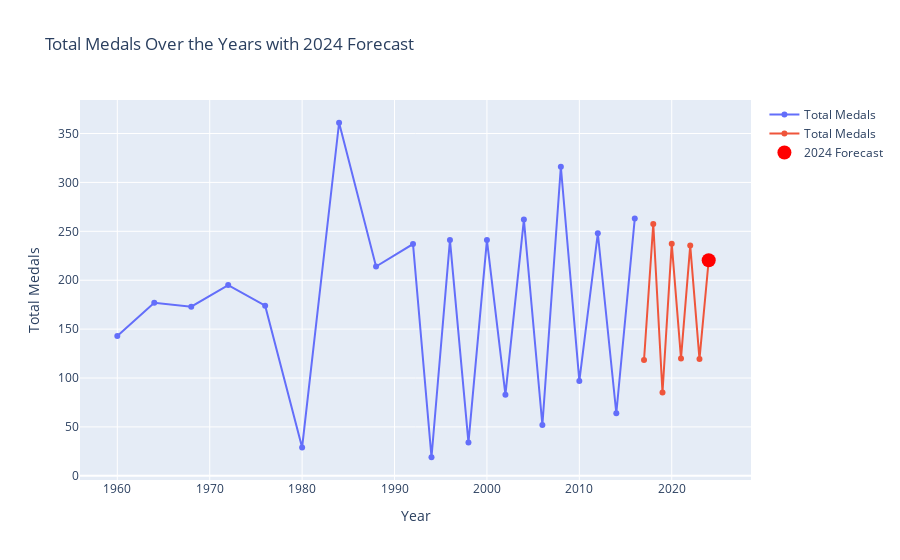
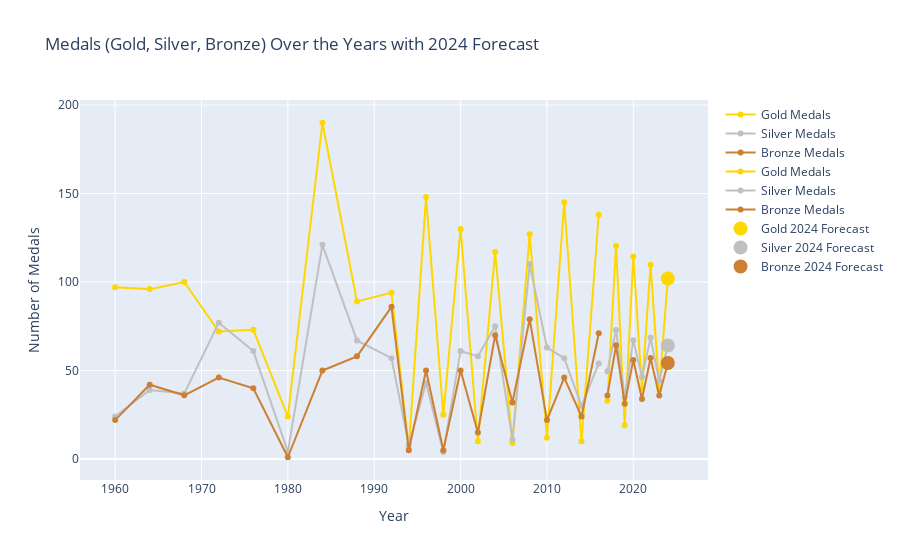
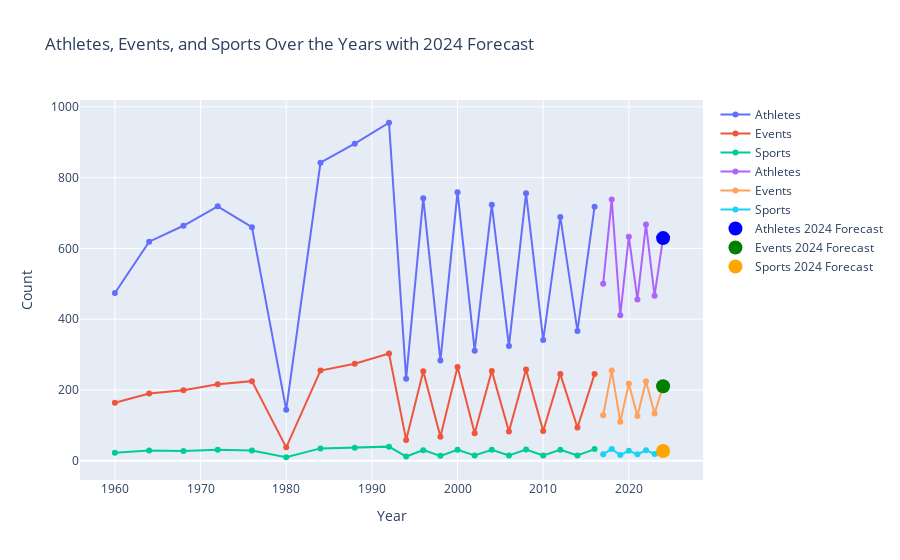

Write notebook code for charts like these, in order.
### Markdown cell above
## Visualizations for 2024 - USA

### Code cell
# Create traces for each plot
fig1 = go.Figure()
fig1.add_trace(go.Scatter(x=usa_data.index, y=usa_data['Total_Medals'], mode='lines+markers', name='Total Medals'))
fig1.add_trace(go.Scatter(x=forecast_df.index, y=forecast_df['Total_Medals'], mode='lines+markers', name='Total Medals'))
fig1.add_trace(go.Scatter(x=[forecast_df.index[-1]], y=[forecast_df['Total_Medals'].iloc[-1]], mode='markers', name='2024 Forecast', marker=dict(color='red', size=14)))
fig1.update_layout(title='Total Medals Over the Years with 2024 Forecast',
                   xaxis_title='Year',
                   yaxis_title='Total Medals')
fig1.show()

fig2 = go.Figure()
fig2.add_trace(go.Scatter(x=usa_data.index, y=usa_data['Gold'], mode='lines+markers', name='Gold Medals', line=dict(color='gold')))
fig2.add_trace(go.Scatter(x=usa_data.index, y=usa_data['Silver'], mode='lines+markers', name='Silver Medals', line=dict(color='silver')))
fig2.add_trace(go.Scatter(x=usa_data.index, y=usa_data['Bronze'], mode='lines+markers', name='Bronze Medals', line=dict(color='#CD7F32')))
fig2.add_trace(go.Scatter(x=forecast_df.index, y=forecast_df['Gold'], mode='lines+markers', name='Gold Medals', line=dict(color='gold')))
fig2.add_trace(go.Scatter(x=forecast_df.index, y=forecast_df['Silver'], mode='lines+markers', name='Silver Medals', line=dict(color='silver')))
fig2.add_trace(go.Scatter(x=forecast_df.index, y=forecast_df['Bronze'], mode='lines+markers', name='Bronze Medals', line=dict(color='#CD7F32')))
fig2.add_trace(go.Scatter(x=[forecast_df.index[-1]], y=[forecast_df['Gold'].iloc[-1]], mode='markers', name='Gold 2024 Forecast', marker=dict(color='gold', size=14)))
fig2.add_trace(go.Scatter(x=[forecast_df.index[-1]], y=[forecast_df['Silver'].iloc[-1]], mode='markers', name='Silver 2024 Forecast', marker=dict(color='silver', size=14)))
fig2.add_trace(go.Scatter(x=[forecast_df.index[-1]], y=[forecast_df['Bronze'].iloc[-1]], mode='markers', name='Bronze 2024 Forecast', marker=dict(color='#CD7F32', size=14)))
fig2.update_layout(title='Medals (Gold, Silver, Bronze) Over the Years with 2024 Forecast',
                   xaxis_title='Year',
                   yaxis_title='Number of Medals')
fig2.show()

fig3 = go.Figure()
fig3.add_trace(go.Scatter(x=usa_data.index, y=usa_data['Athletes'], mode='lines+markers', name='Athletes'))
fig3.add_trace(go.Scatter(x=usa_data.index, y=usa_data['Events'], mode='lines+markers', name='Events'))
fig3.add_trace(go.Scatter(x=usa_data.index, y=usa_data['Sports'], mode='lines+markers', name='Sports'))
fig3.add_trace(go.Scatter(x=forecast_df.index, y=forecast_df['Athletes'], mode='lines+markers', name='Athletes'))
fig3.add_trace(go.Scatter(x=forecast_df.index, y=forecast_df['Events'], mode='lines+markers', name='Events'))
fig3.add_trace(go.Scatter(x=forecast_df.index, y=forecast_df['Sports'], mode='lines+markers', name='Sports'))
fig3.add_trace(go.Scatter(x=[forecast_df.index[-1]], y=[forecast_df['Athletes'].iloc[-1]], mode='markers', name='Athletes 2024 Forecast', marker=dict(color='blue', size=14)))
fig3.add_trace(go.Scatter(x=[forecast_df.index[-1]], y=[forecast_df['Events'].iloc[-1]], mode='markers', name='Events 2024 Forecast', marker=dict(color='green', size=14)))
fig3.add_trace(go.Scatter(x=[forecast_df.index[-1]], y=[forecast_df['Sports'].iloc[-1]], mode='markers', name='Sports 2024 Forecast', marker=dict(color='orange', size=14)))
fig3.update_layout(title='Athletes, Events, and Sports Over the Years with 2024 Forecast',
                   xaxis_title='Year',
                   yaxis_title='Count')
fig3.show()

### Figure 1 — Plotly figure (JSON) as saved in the notebook; plotly's stock layout.template omitted (floating-point values rounded to 4 significant figures)
{"data": [{"mode": "lines+markers", "name": "Total Medals", "type": "scatter", "x": ["1960-01-01T00:00:00", "1964-01-01T00:00:00", "1968-01-01T00:00:00", "1972-01-01T00:00:00", "1976-01-01T00:00:00", "1980-01-01T00:00:00", "1984-01-01T00:00:00", "1988-01-01T00:00:00", "1992-01-01T00:00:00", "1994-01-01T00:00:00", "1996-01-01T00:00:00", "1998-01-01T00:00:00", "2000-01-01T00:00:00", "2002-01-01T00:00:00", "2004-01-01T00:00:00", "2006-01-01T00:00:00", "2008-01-01T00:00:00", "2010-01-01T00:00:00", "2012-01-01T00:00:00", "2014-01-01T00:00:00", "2016-01-01T00:00:00"], "y": [143, 177, 173, 195, 174, 29, 361, 214, 237, 19, 241, 34, 241, 83, 262, 52, 316, 97, 248, 64, 263]}, {"mode": "lines+markers", "name": "Total Medals", "type": "scatter", "x": ["2017-01-01", "2018-01-01", "2019-01-01", "2020-01-01", "2021-01-01", "2022-01-01", "2023-01-01", "2024-01-01"], "y": [118.4, 257.5, 85.19, 237.4, 120.0, 235.4, 119.4, 220.4]}, {"marker": {"color": "red", "size": 14}, "mode": "markers", "name": "2024 Forecast", "type": "scatter", "x": ["2024-01-01"], "y": [220.4]}], "layout": {"title": {"text": "Total Medals Over the Years with 2024 Forecast"}, "xaxis": {"title": {"text": "Year"}}, "yaxis": {"title": {"text": "Total Medals"}}}}

### Figure 2 — Plotly figure (JSON) as saved in the notebook; plotly's stock layout.template omitted (floating-point values rounded to 4 significant figures)
{"data": [{"line": {"color": "gold"}, "mode": "lines+markers", "name": "Gold Medals", "type": "scatter", "x": ["1960-01-01T00:00:00", "1964-01-01T00:00:00", "1968-01-01T00:00:00", "1972-01-01T00:00:00", "1976-01-01T00:00:00", "1980-01-01T00:00:00", "1984-01-01T00:00:00", "1988-01-01T00:00:00", "1992-01-01T00:00:00", "1994-01-01T00:00:00", "1996-01-01T00:00:00", "1998-01-01T00:00:00", "2000-01-01T00:00:00", "2002-01-01T00:00:00", "2004-01-01T00:00:00", "2006-01-01T00:00:00", "2008-01-01T00:00:00", "2010-01-01T00:00:00", "2012-01-01T00:00:00", "2014-01-01T00:00:00", "2016-01-01T00:00:00"], "y": [97, 96, 100, 72, 73, 24, 190, 89, 94, 6, 148, 25, 130, 10, 117, 9, 127, 12, 145, 10, 138]}, {"line": {"color": "silver"}, "mode": "lines+markers", "name": "Silver Medals", "type": "scatter", "x": ["1960-01-01T00:00:00", "1964-01-01T00:00:00", "1968-01-01T00:00:00", "1972-01-01T00:00:00", "1976-01-01T00:00:00", "1980-01-01T00:00:00", "1984-01-01T00:00:00", "1988-01-01T00:00:00", "1992-01-01T00:00:00", "1994-01-01T00:00:00", "1996-01-01T00:00:00", "1998-01-01T00:00:00", "2000-01-01T00:00:00", "2002-01-01T00:00:00", "2004-01-01T00:00:00", "2006-01-01T00:00:00", "2008-01-01T00:00:00", "2010-01-01T00:00:00", "2012-01-01T00:00:00", "2014-01-01T00:00:00", "2016-01-01T00:00:00"], "y": [24, 39, 37, 77, 61, 4, 121, 67, 57, 8, 43, 4, 61, 58, 75, 11, 110, 63, 57, 30, 54]}, {"line": {"color": "#CD7F32"}, "mode": "lines+markers", "name": "Bronze Medals", "type": "scatter", "x": ["1960-01-01T00:00:00", "1964-01-01T00:00:00", "1968-01-01T00:00:00", "1972-01-01T00:00:00", "1976-01-01T00:00:00", "1980-01-01T00:00:00", "1984-01-01T00:00:00", "1988-01-01T00:00:00", "1992-01-01T00:00:00", "1994-01-01T00:00:00", "1996-01-01T00:00:00", "1998-01-01T00:00:00", "2000-01-01T00:00:00", "2002-01-01T00:00:00", "2004-01-01T00:00:00", "2006-01-01T00:00:00", "2008-01-01T00:00:00", "2010-01-01T00:00:00", "2012-01-01T00:00:00", "2014-01-01T00:00:00", "2016-01-01T00:00:00"], "y": [22, 42, 36, 46, 40, 1, 50, 58, 86, 5, 50, 5, 50, 15, 70, 32, 79, 22, 46, 24, 71]}, {"line": {"color": "gold"}, "mode": "lines+markers", "name": "Gold Medals", "type": "scatter", "x": ["2017-01-01", "2018-01-01", "2019-01-01", "2020-01-01", "2021-01-01", "2022-01-01", "2023-01-01", "2024-01-01"], "y": [32.91, 120.3, 19.11, 114.4, 39.84, 109.8, 39.23, 102.0]}, {"line": {"color": "silver"}, "mode": "lines+markers", "name": "Silver Medals", "type": "scatter", "x": ["2017-01-01", "2018-01-01", "2019-01-01", "2020-01-01", "2021-01-01", "2022-01-01", "2023-01-01", "2024-01-01"], "y": [49.64, 72.89, 34.91, 67.1, 46.28, 68.51, 44.22, 64.17]}, {"line": {"color": "#CD7F32"}, "mode": "lines+markers", "name": "Bronze Medals", "type": "scatter", "x": ["2017-01-01", "2018-01-01", "2019-01-01", "2020-01-01", "2021-01-01", "2022-01-01", "2023-01-01", "2024-01-01"], "y": [35.84, 64.24, 31.17, 55.92, 33.91, 57.06, 35.94, 54.22]}, {"marker": {"color": "gold", "size": 14}, "mode": "markers", "name": "Gold 2024 Forecast", "type": "scatter", "x": ["2024-01-01"], "y": [102.0]}, {"marker": {"color": "silver", "size": 14}, "mode": "markers", "name": "Silver 2024 Forecast", "type": "scatter", "x": ["2024-01-01"], "y": [64.17]}, {"marker": {"color": "#CD7F32", "size": 14}, "mode": "markers", "name": "Bronze 2024 Forecast", "type": "scatter", "x": ["2024-01-01"], "y": [54.22]}], "layout": {"title": {"text": "Medals (Gold, Silver, Bronze) Over the Years with 2024 Forecast"}, "xaxis": {"title": {"text": "Year"}}, "yaxis": {"title": {"text": "Number of Medals"}}}}

### Figure 3 — Plotly figure (JSON) as saved in the notebook; plotly's stock layout.template omitted (floating-point values rounded to 4 significant figures)
{"data": [{"mode": "lines+markers", "name": "Athletes", "type": "scatter", "x": ["1960-01-01T00:00:00", "1964-01-01T00:00:00", "1968-01-01T00:00:00", "1972-01-01T00:00:00", "1976-01-01T00:00:00", "1980-01-01T00:00:00", "1984-01-01T00:00:00", "1988-01-01T00:00:00", "1992-01-01T00:00:00", "1994-01-01T00:00:00", "1996-01-01T00:00:00", "1998-01-01T00:00:00", "2000-01-01T00:00:00", "2002-01-01T00:00:00", "2004-01-01T00:00:00", "2006-01-01T00:00:00", "2008-01-01T00:00:00", "2010-01-01T00:00:00", "2012-01-01T00:00:00", "2014-01-01T00:00:00", "2016-01-01T00:00:00"], "y": [474, 619, 664, 719, 660, 144, 842, 896, 955, 232, 742, 283, 759, 311, 723, 324, 756, 341, 689, 367, 718]}, {"mode": "lines+markers", "name": "Events", "type": "scatter", "x": ["1960-01-01T00:00:00", "1964-01-01T00:00:00", "1968-01-01T00:00:00", "1972-01-01T00:00:00", "1976-01-01T00:00:00", "1980-01-01T00:00:00", "1984-01-01T00:00:00", "1988-01-01T00:00:00", "1992-01-01T00:00:00", "1994-01-01T00:00:00", "1996-01-01T00:00:00", "1998-01-01T00:00:00", "2000-01-01T00:00:00", "2002-01-01T00:00:00", "2004-01-01T00:00:00", "2006-01-01T00:00:00", "2008-01-01T00:00:00", "2010-01-01T00:00:00", "2012-01-01T00:00:00", "2014-01-01T00:00:00", "2016-01-01T00:00:00"], "y": [164, 190, 199, 216, 225, 38, 255, 274, 303, 59, 253, 68, 265, 78, 254, 83, 258, 84, 245, 94, 245]}, {"mode": "lines+markers", "name": "Sports", "type": "scatter", "x": ["1960-01-01T00:00:00", "1964-01-01T00:00:00", "1968-01-01T00:00:00", "1972-01-01T00:00:00", "1976-01-01T00:00:00", "1980-01-01T00:00:00", "1984-01-01T00:00:00", "1988-01-01T00:00:00", "1992-01-01T00:00:00", "1994-01-01T00:00:00", "1996-01-01T00:00:00", "1998-01-01T00:00:00", "2000-01-01T00:00:00", "2002-01-01T00:00:00", "2004-01-01T00:00:00", "2006-01-01T00:00:00", "2008-01-01T00:00:00", "2010-01-01T00:00:00", "2012-01-01T00:00:00", "2014-01-01T00:00:00", "2016-01-01T00:00:00"], "y": [23, 29, 28, 31, 29, 10, 35, 37, 40, 12, 30, 14, 31, 15, 31, 15, 32, 15, 31, 15, 33]}, {"mode": "lines+markers", "name": "Athletes", "type": "scatter", "x": ["2017-01-01", "2018-01-01", "2019-01-01", "2020-01-01", "2021-01-01", "2022-01-01", "2023-01-01", "2024-01-01"], "y": [500.0, 738.0, 411.3, 633.1, 455.5, 667.7, 466.5, 629.1]}, {"mode": "lines+markers", "name": "Events", "type": "scatter", "x": ["2017-01-01", "2018-01-01", "2019-01-01", "2020-01-01", "2021-01-01", "2022-01-01", "2023-01-01", "2024-01-01"], "y": [128.6, 254.8, 110.5, 217.7, 126.4, 225.0, 133.4, 210.8]}, {"mode": "lines+markers", "name": "Sports", "type": "scatter", "x": ["2017-01-01", "2018-01-01", "2019-01-01", "2020-01-01", "2021-01-01", "2022-01-01", "2023-01-01", "2024-01-01"], "y": [18.6, 33.2, 16.2, 28.69, 18.29, 29.49, 19.1, 27.74]}, {"marker": {"color": "blue", "size": 14}, "mode": "markers", "name": "Athletes 2024 Forecast", "type": "scatter", "x": ["2024-01-01"], "y": [629.1]}, {"marker": {"color": "green", "size": 14}, "mode": "markers", "name": "Events 2024 Forecast", "type": "scatter", "x": ["2024-01-01"], "y": [210.8]}, {"marker": {"color": "orange", "size": 14}, "mode": "markers", "name": "Sports 2024 Forecast", "type": "scatter", "x": ["2024-01-01"], "y": [27.74]}], "layout": {"title": {"text": "Athletes, Events, and Sports Over the Years with 2024 Forecast"}, "xaxis": {"title": {"text": "Year"}}, "yaxis": {"title": {"text": "Count"}}}}
